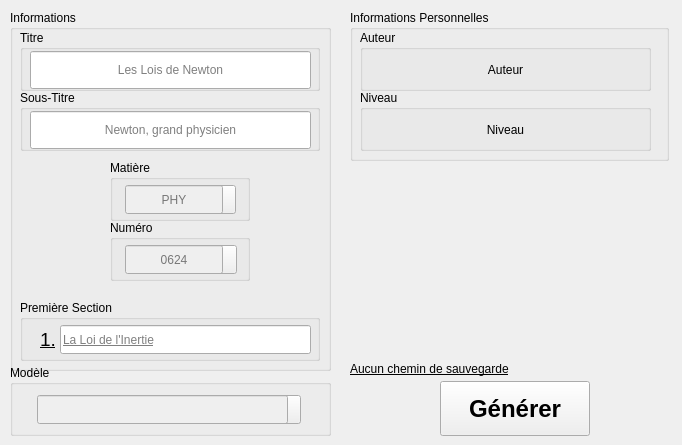
    <widget class="QWidget" name="genTab">
     <attribute name="title">
      <string>Générateur</string>
     </attribute>
     <attribute name="toolTip">
      <string>Créer un document</string>
     </attribute>
     <widget class="QGroupBox" name="infoGroupBox">
      <property name="geometry">
       <rect>
        <x>10</x>
        <y>10</y>
        <width>321</width>
        <height>361</height>
       </rect>
      </property>
      <property name="title">
       <string>Informations</string>
      </property>
      <widget class="QGroupBox" name="titreGroupBox">
       <property name="geometry">
        <rect>
         <x>10</x>
         <y>20</y>
         <width>300</width>
         <height>61</height>
        </rect>
       </property>
       <property name="title">
        <string>Titre</string>
       </property>
       <widget class="AdvancedLineEdit" name="titreLineEdit">
        <property name="geometry">
         <rect>
          <x>10</x>
          <y>21</y>
          <width>281</width>
          <height>38</height>
         </rect>
        </property>
        <property name="sizePolicy">
         <sizepolicy hsizetype="Expanding" vsizetype="Expanding">
          <horstretch>0</horstretch>
          <verstretch>0</verstretch>
         </sizepolicy>
        </property>
        <property name="alignment">
         <set>Qt::AlignCenter</set>
        </property>
        <property name="placeholderText">
         <string>Les Lois de Newton</string>
        </property>
        <property name="clearButtonEnabled">
         <bool>true</bool>
        </property>
       </widget>
      </widget>
      <widget class="QGroupBox" name="soustitreGroupBox">
       <property name="enabled">
        <bool>true</bool>
       </property>
       <property name="geometry">
        <rect>
         <x>10</x>
         <y>80</y>
         <width>300</width>
         <height>61</height>
        </rect>
       </property>
       <property name="title">
        <string>Sous-Titre</string>
       </property>
       <widget class="AdvancedLineEdit" name="soustitreLineEdit">
        <property name="geometry">
         <rect>
          <x>10</x>
          <y>21</y>
          <width>281</width>
          <height>38</height>
         </rect>
        </property>
        <property name="sizePolicy">
         <sizepolicy hsizetype="Expanding" vsizetype="Expanding">
          <horstretch>0</horstretch>
          <verstretch>0</verstretch>
         </sizepolicy>
        </property>
        <property name="alignment">
         <set>Qt::AlignCenter</set>
        </property>
        <property name="placeholderText">
         <string>Newton, grand physicien</string>
        </property>
        <property name="clearButtonEnabled">
         <bool>true</bool>
        </property>
       </widget>
      </widget>
      <widget class="QGroupBox" name="matGroupBox">
       <property name="geometry">
        <rect>
         <x>100</x>
         <y>150</y>
         <width>140</width>
         <height>61</height>
        </rect>
       </property>
       <property name="title">
        <string>Matière</string>
       </property>
       <widget class="SafeAdvancedLineEdit" name="matLineEdit">
        <property name="enabled">
         <bool>false</bool>
        </property>
        <property name="geometry">
         <rect>
          <x>15</x>
          <y>25</y>
          <width>98</width>
          <height>29</height>
         </rect>
        </property>
        <property name="sizePolicy">
         <sizepolicy hsizetype="Expanding" vsizetype="Expanding">
          <horstretch>0</horstretch>
          <verstretch>0</verstretch>
         </sizepolicy>
        </property>
        <property name="minimumSize">
         <size>
          <width>0</width>
          <height>29</height>
         </size>
        </property>
        <property name="text">
         <string/>
        </property>
        <property name="frame">
         <bool>true</bool>
        </property>
        <property name="alignment">
         <set>Qt::AlignCenter</set>
        </property>
        <property name="placeholderText">
         <string>PHY</string>
        </property>
        <property name="clearButtonEnabled">
         <bool>false</bool>
        </property>
       </widget>
       <widget class="MatiereMenuPushButton" name="matMenuButton">
        <property name="geometry">
         <rect>
          <x>106</x>
          <y>25</y>
          <width>20</width>
          <height>29</height>
         </rect>
        </property>
        <property name="cursor">
         <cursorShape>PointingHandCursor</cursorShape>
        </property>
        <property name="text">
         <string/>
        </property>
       </widget>
       <zorder>matMenuButton</zorder>
       <zorder>matLineEdit</zorder>
      </widget>
      <widget class="QGroupBox" name="numGroupBox">
       <property name="geometry">
        <rect>
         <x>100</x>
         <y>210</y>
         <width>140</width>
         <height>61</height>
        </rect>
       </property>
       <property name="title">
        <string>Numéro</string>
       </property>
       <widget class="SafeAdvancedLineEdit" name="numLineEdit">
        <property name="enabled">
         <bool>false</bool>
        </property>
        <property name="geometry">
         <rect>
          <x>15</x>
          <y>25</y>
          <width>98</width>
          <height>29</height>
         </rect>
        </property>
        <property name="sizePolicy">
         <sizepolicy hsizetype="Expanding" vsizetype="Expanding">
          <horstretch>0</horstretch>
          <verstretch>0</verstretch>
         </sizepolicy>
        </property>
        <property name="text">
         <string/>
        </property>
        <property name="alignment">
         <set>Qt::AlignCenter</set>
        </property>
        <property name="placeholderText">
         <string>0624</string>
        </property>
        <property name="clearButtonEnabled">
         <bool>false</bool>
        </property>
       </widget>
       <widget class="NumeroMenuPushButton" name="numMenuButton">
        <property name="geometry">
         <rect>
          <x>106</x>
          <y>25</y>
          <width>21</width>
          <height>29</height>
         </rect>
        </property>
        <property name="cursor">
         <cursorShape>PointingHandCursor</cursorShape>
        </property>
        <property name="text">
         <string/>
        </property>
       </widget>
       <zorder>numMenuButton</zorder>
       <zorder>numLineEdit</zorder>
      </widget>
      <widget class="QGroupBox" name="sectionGroupBox">
       <property name="geometry">
        <rect>
         <x>10</x>
         <y>290</y>
         <width>300</width>
         <height>61</height>
        </rect>
       </property>
       <property name="title">
        <string>Première Section</string>
       </property>
       <widget class="QLabel" name="sectionNumLabel">
        <property name="geometry">
         <rect>
          <x>20</x>
          <y>24</y>
          <width>47</width>
          <height>31</height>
         </rect>
        </property>
        <property name="styleSheet">
         <string notr="true"/>
        </property>
        <property name="text">
         <string>&lt;html&gt;&lt;head/&gt;&lt;body&gt;&lt;p&gt;&lt;span style=&quot; font-size:14pt; text-decoration: underline;&quot;&gt;1.&lt;/span&gt;&lt;/p&gt;&lt;/body&gt;&lt;/html&gt;</string>
        </property>
       </widget>
       <widget class="AdvancedLineEdit" name="sectionLineEdit">
        <property name="geometry">
         <rect>
          <x>40</x>
          <y>25</y>
          <width>251</width>
          <height>29</height>
         </rect>
        </property>
        <property name="sizePolicy">
         <sizepolicy hsizetype="Expanding" vsizetype="Expanding">
          <horstretch>0</horstretch>
          <verstretch>0</verstretch>
         </sizepolicy>
        </property>
        <property name="font">
         <font>
          <underline>true</underline>
         </font>
        </property>
        <property name="maxLength">
         <number>32767</number>
        </property>
        <property name="alignment">
         <set>Qt::AlignLeading|Qt::AlignLeft|Qt::AlignVCenter</set>
        </property>
        <property name="placeholderText">
         <string>La Loi de l'Inertie</string>
        </property>
        <property name="clearButtonEnabled">
         <bool>true</bool>
        </property>
       </widget>
      </widget>
     </widget>
     <widget class="QGroupBox" name="infoPersoGroupBox">
      <property name="geometry">
       <rect>
        <x>350</x>
        <y>10</y>
        <width>319</width>
        <height>151</height>
       </rect>
      </property>
      <property name="sizePolicy">
       <sizepolicy hsizetype="Preferred" vsizetype="Minimum">
        <horstretch>0</horstretch>
        <verstretch>0</verstretch>
       </sizepolicy>
      </property>
      <property name="minimumSize">
       <size>
        <width>0</width>
        <height>0</height>
       </size>
      </property>
      <property name="toolTip">
       <string>Pour modifier les informations, veuillez aller dans le Configurateur</string>
      </property>
      <property name="title">
       <string>Informations Personnelles</string>
      </property>
      <widget class="QGroupBox" name="auteurPersoGroupBox">
       <property name="geometry">
        <rect>
         <x>10</x>
         <y>20</y>
         <width>291</width>
         <height>61</height>
        </rect>
       </property>
       <property name="title">
        <string>Auteur</string>
       </property>
       <widget class="QLabel" name="auteurPersoLabel">
        <property name="geometry">
         <rect>
          <x>10</x>
          <y>25</y>
          <width>271</width>
          <height>31</height>
         </rect>
        </property>
        <property name="text">
         <string>Auteur</string>
        </property>
        <property name="textFormat">
         <enum>Qt::RichText</enum>
        </property>
        <property name="scaledContents">
         <bool>false</bool>
        </property>
        <property name="alignment">
         <set>Qt::AlignCenter</set>
        </property>
       </widget>
      </widget>
      <widget class="QGroupBox" name="niveauPersoGroupBox">
       <property name="geometry">
        <rect>
         <x>10</x>
         <y>80</y>
         <width>291</width>
         <height>61</height>
        </rect>
       </property>
       <property name="title">
        <string>Niveau</string>
       </property>
       <widget class="QLabel" name="niveauPersoLabel">
        <property name="geometry">
         <rect>
          <x>10</x>
          <y>25</y>
          <width>271</width>
          <height>31</height>
         </rect>
        </property>
        <property name="text">
         <string>Niveau</string>
        </property>
        <property name="textFormat">
         <enum>Qt::RichText</enum>
        </property>
        <property name="scaledContents">
         <bool>true</bool>
        </property>
        <property name="alignment">
         <set>Qt::AlignCenter</set>
        </property>
        <property name="wordWrap">
         <bool>false</bool>
        </property>
       </widget>
      </widget>
     </widget>
     <widget class="QGroupBox" name="modelGroupBox">
      <property name="geometry">
       <rect>
        <x>10</x>
        <y>365</y>
        <width>321</width>
        <height>71</height>
       </rect>
      </property>
      <property name="title">
       <string>Modèle</string>
      </property>
      <widget class="AdvancedLineEdit" name="modelLineEdit">
       <property name="enabled">
        <bool>false</bool>
       </property>
       <property name="geometry">
        <rect>
         <x>27</x>
         <y>30</y>
         <width>251</width>
         <height>29</height>
        </rect>
       </property>
       <property name="sizePolicy">
        <sizepolicy hsizetype="Expanding" vsizetype="Expanding">
         <horstretch>0</horstretch>
         <verstretch>0</verstretch>
        </sizepolicy>
       </property>
       <property name="font">
        <font/>
       </property>
       <property name="text">
        <string/>
       </property>
       <property name="alignment">
        <set>Qt::AlignCenter</set>
       </property>
       <property name="placeholderText">
        <string/>
       </property>
       <property name="clearButtonEnabled">
        <bool>false</bool>
       </property>
      </widget>
      <widget class="SignalizedPushButton" name="modelMenuButton">
       <property name="geometry">
        <rect>
         <x>270</x>
         <y>30</y>
         <width>21</width>
         <height>29</height>
        </rect>
       </property>
       <property name="cursor">
        <cursorShape>PointingHandCursor</cursorShape>
       </property>
       <property name="text">
        <string/>
       </property>
      </widget>
      <zorder>modelMenuButton</zorder>
      <zorder>modelLineEdit</zorder>
     </widget>
     <widget class="SignalizedPushButton" name="genPushButton">
      <property name="geometry">
       <rect>
        <x>440</x>
        <y>381</y>
        <width>150</width>
        <height>55</height>
       </rect>
      </property>
      <property name="sizePolicy">
       <sizepolicy hsizetype="Fixed" vsizetype="Minimum">
        <horstretch>0</horstretch>
        <verstretch>0</verstretch>
       </sizepolicy>
      </property>
      <property name="minimumSize">
       <size>
        <width>150</width>
        <height>0</height>
       </size>
      </property>
      <property name="font">
       <font>
        <pointsize>18</pointsize>
        <bold>true</bold>
       </font>
      </property>
      <property name="cursor">
       <cursorShape>PointingHandCursor</cursorShape>
      </property>
      <property name="text">
       <string>Générer</string>
      </property>
     </widget>
     <widget class="QWidget" name="verticalLayoutWidget_2">
      <property name="geometry">
       <rect>
        <x>350</x>
        <y>170</y>
        <width>323</width>
        <height>211</height>
       </rect>
      </property>
      <layout class="QVBoxLayout" name="pathLayout">
       <property name="bottomMargin">
        <number>5</number>
       </property>
       <item>
        <spacer name="pathSpacer">
         <property name="orientation">
          <enum>Qt::Vertical</enum>
         </property>
         <property name="sizeType">
          <enum>QSizePolicy::Expanding</enum>
         </property>
         <property name="sizeHint" stdset="0">
          <size>
           <width>0</width>
           <height>1000</height>
          </size>
         </property>
        </spacer>
       </item>
       <item>
        <widget class="PathMenuLabel" name="pathPathLabel">
         <property name="sizePolicy">
          <sizepolicy hsizetype="Fixed" vsizetype="MinimumExpanding">
           <horstretch>0</horstretch>
           <verstretch>0</verstretch>
          </sizepolicy>
         </property>
         <property name="maximumSize">
          <size>
           <width>321</width>
           <height>16777215</height>
          </size>
         </property>
         <property name="font">
          <font>
           <underline>true</underline>
          </font>
         </property>
         <property name="cursor">
          <cursorShape>ArrowCursor</cursorShape>
         </property>
         <property name="text">
          <string>Aucun chemin de sauvegarde</string>
         </property>
         <property name="alignment">
          <set>Qt::AlignBottom|Qt::AlignJustify</set>
         </property>
         <property name="wordWrap">
          <bool>true</bool>
         </property>
         <property name="textInteractionFlags">
          <set>Qt::LinksAccessibleByMouse|Qt::TextSelectableByMouse</set>
         </property>
        </widget>
       </item>
      </layout>
     </widget>
    </widget>
